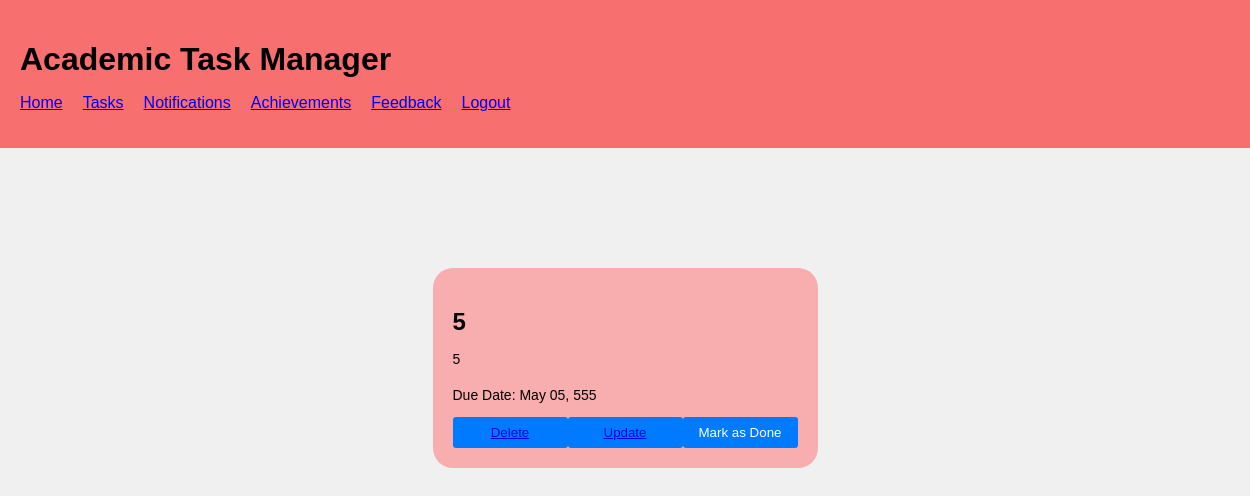
/task_information/7 (signed in), run on an earlier commit of the app's database.
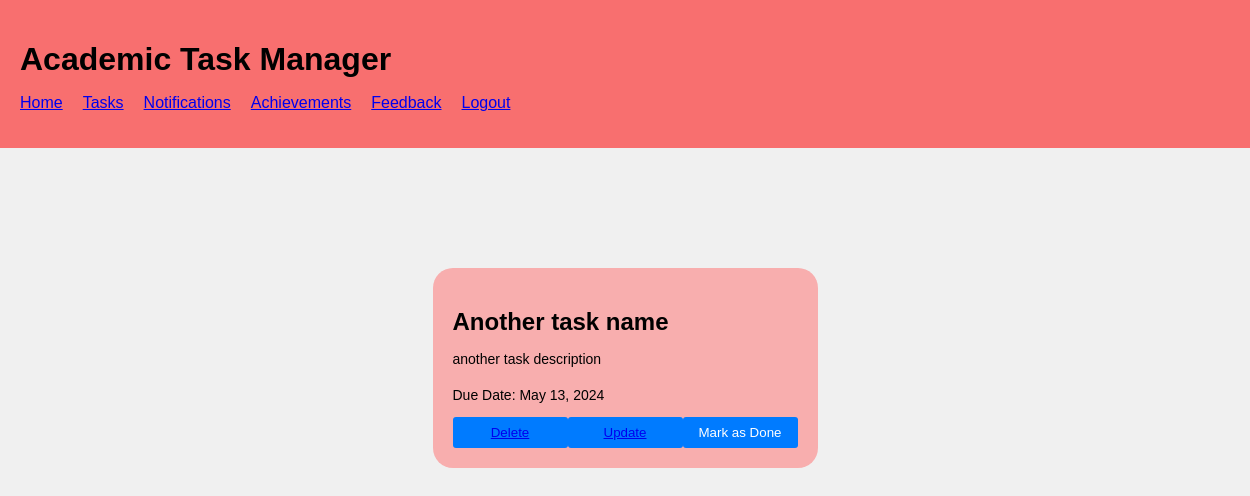
And on a later commit of the database.
### app.py (models this page shows, shortened)
class Todo(db.Model):
    id = db.Column(db.Integer, primary_key=True)
    task_name = db.Column(db.String(50), nullable=False)
    content = db.Column(db.String(200), nullable=False)
    date_created = db.Column(db.DateTime, default=datetime.utcnow)
    user_id = db.Column(db.Integer, nullable=False)

### app.py (the view)
@app.route('/task_information/<int:id>', methods=['GET', 'POST'])
@login_required
def task_information(id):
    if request.method == 'POST':
        task = Todo.query.get_or_404(id)
        task.task_name = request.form['task-name']
        task.content = request.form['task-description']
        task.date_created = datetime.strptime(request.form['due-date'], "%Y-%m-%d")
        db.session.commit()
        flash('Task modified!')
        return redirect('/tasks')
    else:
        task = Todo.query.get_or_404(id)
    return render_template('TaskInformation.html', task=task)

### app.py (called while the page is built)
@login_manager.user_loader
def load_user(user_id):
    return User.query.get(int(user_id))

### templates/TaskInformation.html (shortened to what this page needs)
{% extends 'base.html' %}
{% block body %}
<section class="add-update-section">
    <div class="Update-main-content">
        <div class="task-details">
            <h2>{{ task.task_name }}</h2>
            <div class="task-description">
                <p>{{ task.content }}</p>
            </div>
            <p>Due Date: {{ task.date_created.strftime('%B %d, %Y') }}</p>
            <div class="task-actions">
                <button class="delete-task"><a href="/delete/{{ task.id }}">Delete</a></button>
                <button class="update-task"> <a href="/update/{{ task.id }}">Update</a></button>
                <button class="mark-done">Mark as Done</button>
            </div>
        </div>
    </div>
</section>
{% endblock %}

What changed in the data, as far as the page shows it:
changed Todo: task_name "5" → "Another task name"; content "5" → "another task description"; date_created "May 05, 555" → "May 13, 2024"
